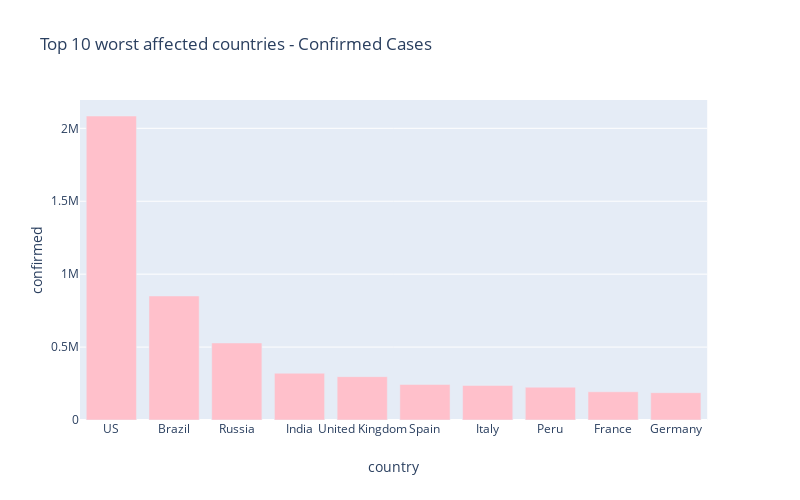

The cell this chart's notebook holds for it:
### Markdown cell above
# 10 worst hit countries - Confirmed cases

### Code cell
px.bar(
    sorted_country_df.head(10),
    x = "country",
    y = "confirmed",
    title= "Top 10 worst affected countries - Confirmed Cases", # the axis names
    color_discrete_sequence=["pink"], 
    height=500,
    width=800
)

### Figure 1 — Plotly figure (JSON) as saved in the notebook; plotly's stock layout.template omitted (floating-point values rounded to 4 significant figures)
{"data": [{"alignmentgroup": "True", "hoverlabel": {"namelength": 0}, "hovertemplate": "country=%{x}<br>confirmed=%{y}", "legendgroup": "", "marker": {"color": "pink"}, "name": "", "offsetgroup": "", "orientation": "v", "showlegend": false, "textposition": "auto", "type": "bar", "x": ["US", "Brazil", "Russia", "India", "United Kingdom", "Spain", "Italy", "Peru", "France", "Germany"], "xaxis": "x", "y": [2084506, 850514, 528267, 320922, 297342, 243928, 236989, 225132, 193746, 187518], "yaxis": "y"}], "layout": {"barmode": "relative", "height": 500, "legend": {"tracegroupgap": 0}, "title": {"text": "Top 10 worst affected countries - Confirmed Cases"}, "width": 800, "xaxis": {"anchor": "y", "domain": [0, 0.98], "title": {"text": "country"}}, "yaxis": {"anchor": "x", "domain": [0, 1], "title": {"text": "confirmed"}}}}
